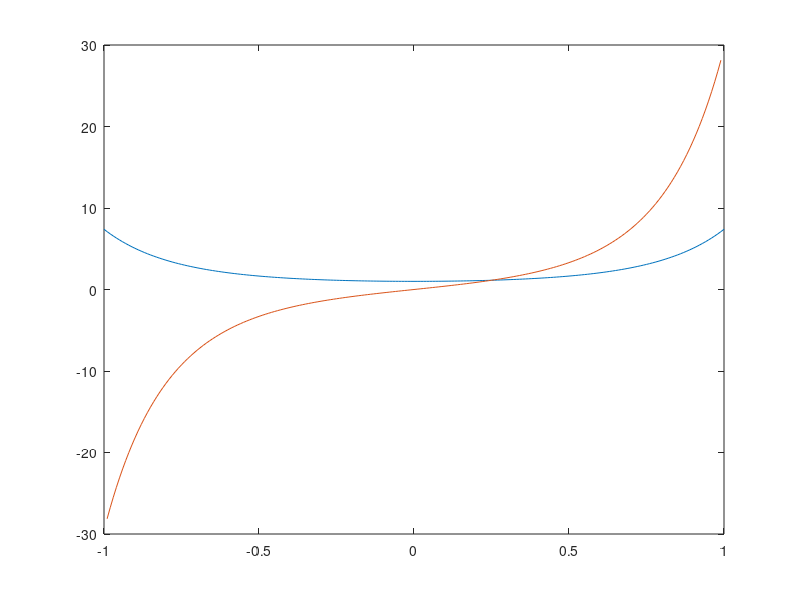

Reproduce this figure in MATLAB. (Note: this script raises an error after producing the figure.)
clc
clear
close all
%taylor expansion of f(t+dt) = f(t) + f'(t)dt + f"(t)dt^2/2! +
%f"'(t)dt^3/3!+......

%taylor expansion of f(t-dt) = f(t) - f'(t)dt + f"(t)dt^2/2! -
%f"'(t)dt^3/3!+......

% So, to find F"={f(t+dt)-2f(t)+f(t-dt)}/dt^2 --> Formula for second order
% derivative.

dt=0.01;
t=-1:dt:1;
f=exp(((t).^2)*2);

f_dash=4*(t).*exp(2*((t).^2));

fdfdash = [(f(2:end)-f(1:end-1))/dt,NaN];
bdfdash = [NaN,-(f(1:end-1)-f(2:end))/dt];

cdfdash = [NaN,(f(3:end)-f(1:end-2))/(2*dt),NaN];

f_dd=(4*exp(2*(t).^2)).*(1+4*(t).^2);

cdfdd = [NaN,((f(3:end))-(2.*f(2:end-1))+(f(1:end-2)))/(dt^2),NaN];

error=(cdfdd(2:end-1)-f_dd(2:end-1))/(f_dd(2:end-1))*100;

figure;
plot(t,f);
hold on;
%plot(t,bdfdash);
%plot(t,fdfdash);
p1=plot(t,cdfdash);
p1.LineStyle="--";
plot(t,f_dash);

p2=plot(t,f_dd);
p2.Color="magenta";

p3=plot(t,cdfdd);
p3.LineStyle=":";




